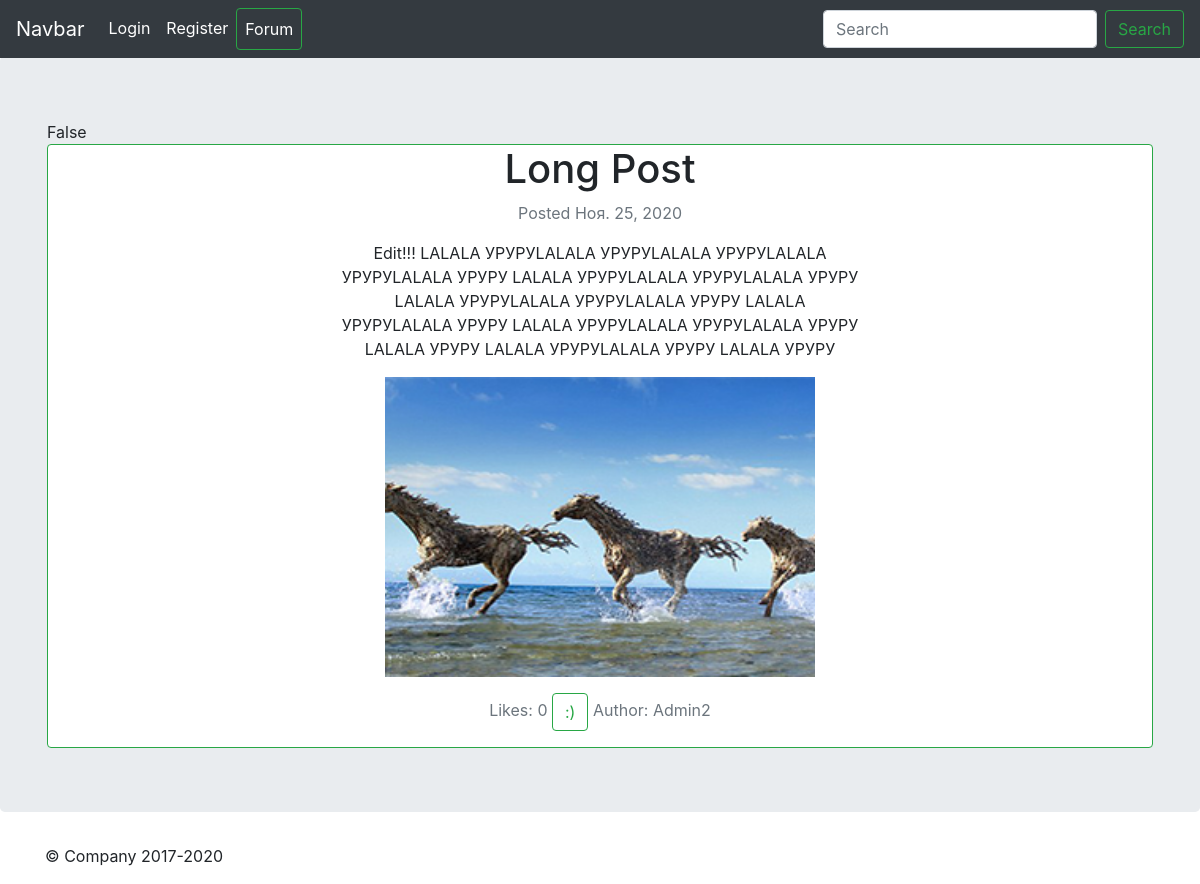
Before: /forum/63/post_details with the older database file.
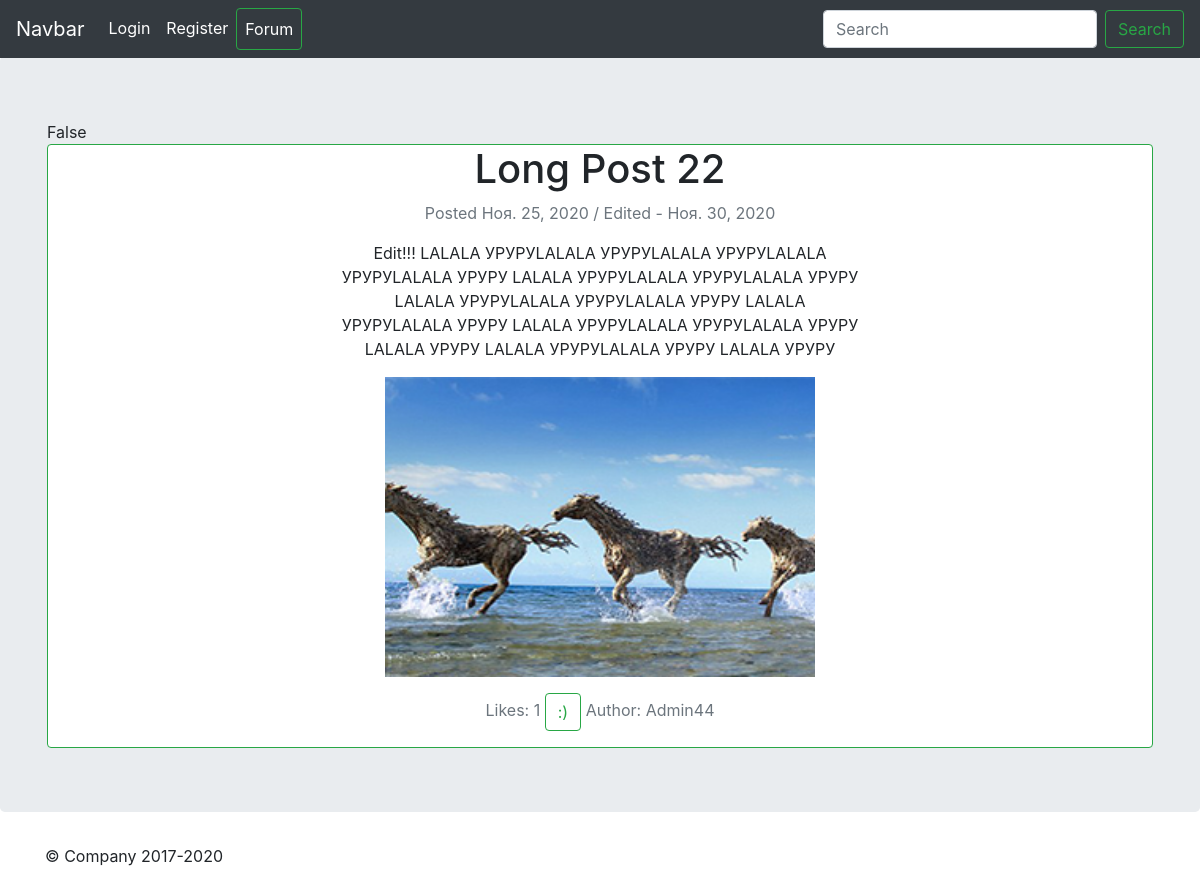
After: the same page with the newer database file.
### forum/models.py (models this page shows, shortened)
class Post(models.Model):
    title = models.CharField(max_length=255)
    content = models.TextField(max_length=2048)
    author = models.ForeignKey(User, on_delete=models.CASCADE, related_name='author')
    image = models.ImageField(
        upload_to='images/',
        null=True,
        blank=True,
        width_field='width_field',
        height_field='height_field'
    )
    height_field = models.IntegerField(default=0)
    width_field = models.IntegerField(default=0)
    timestamp = models.DateTimeField(auto_now=False, auto_now_add=True)
    updated = models.DateTimeField(auto_now=True, auto_now_add=False)
    draft = models.BooleanField(default=False)
    likes = models.ManyToManyField(User, related_name='like_list', null=True, blank=True)
    class Meta:
        ordering = ['-timestamp', '-updated']

### forum/views.py (the view)
# urls.py: path('<int:post_id>/post_details', post_details, name='post_details'),
def post_details(request, post_id: int):
    if not Post.objects.filter(id=post_id).exists():
        raise Http404
    post = Post.objects.get(id=post_id)
    data = dict()
    data['post'] = post
    data['liked'] = request.user in post.likes.all()
    print(post.likes.all())
    return render(request, 'forum/post_details.html', context=data )

### templates/forum/post_details.html (shortened to what this page needs)
{% extends 'base.html' %}
{% load static %}
{% block content %}
  <div class="jumbotron">
    <div class="container">
        {{liked}}
    <div class="card border-success text-center">
        <h1 class="text-center">{{ post.title }}</h1>
        <p class="text-secondary">
            Posted {{post.timestamp.date}}
            {% if post.timestamp.date < post.updated.date %}
                /  Edited - {{post.updated.date}}
            {% endif %}
        </p>
        <p class="col-6 offset-3">{{post.content}}</p>
        <p>
          <img height="300px" src="/media/{{post.image}}" alt="img">
        </p>
        <p class="text-secondary">
            <span>
                Likes: <span id="likes_count">{{post.likes.count}}</span>
            </span>
            {% if liked %}
                <button id="like_button" class="btn btn-success">:) LIKED</button>
            {% else %}
                <button id="like_button" class="btn btn-outline-success">:)</button>
            {% endif %}
            Author: {{post.author}}
        </p>
    </div>
    </div>
  </div>
{% endblock content %}

### templates/base.html (shortened to what this page needs)
<!doctype html>
{% load static %}
<html lang="en">
<head>
  <link rel="stylesheet" href="https://stackpath.bootstrapcdn.com/bootstrap/4.5.2/css/bootstrap.min.css">
  <link href="{% static 'css/jumbotron.css' %} " rel="stylesheet">
</head>
<body>
<nav class="navbar navbar-expand-md navbar-dark fixed-top bg-dark">
  <a class="navbar-brand" href="#">Navbar</a>
  <div class="collapse navbar-collapse" id="navbarsExampleDefault">
    <ul class="navbar-nav mr-auto">
      {% if user.is_authenticated %}
      <li class="nav-item active">
        <a class="nav-link" href="{% url 'logout' %}">Logout ({{user.username}})</a>
      </li>
      {% else %}
      <li class="nav-item active">
        <a class="nav-link" href="{% url 'login-page' %}">Login</a>
      </li>
      <li class="nav-item active">
        <a class="nav-link" href="{% url 'register' %}">Register</a>
      </li>
      {% endif %}
      <li class="nav-item active">
        <a class="nav-link btn btn-outline-success" href="{% url 'post_list' %}">Forum</a>
      </li>
    </ul>
    <form class="form-inline my-2 my-lg-0">
      <input class="form-control mr-sm-2" type="text" placeholder="Search" aria-label="Search">
      <button class="btn btn-outline-success my-2 my-sm-0" type="submit">Search</button>
    </form>
  </div>
</nav>
<main role="main">
  {% block content %}
  {% endblock content %}
</main>
<footer class="container">
  <p>&copy; Company 2017-2020</p>
</footer>
</body>
</html>

### static/css/jumbotron.css (style rules this page uses)
body { padding-top: 3.5rem; }

Changed rows visible on the page:
changed Post: title "Long Post" → "Long Post 22"; updated (not shown) → "Ноя. 30, 2020"; likes.count "0" → "1"; author "Admin2" → "Admin44"
Other visible differences:
text now shown: "/ Edited -"
